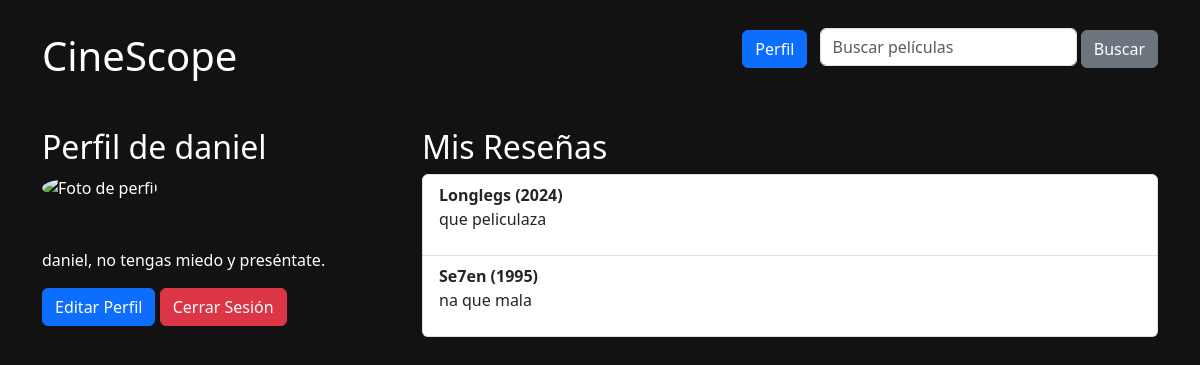
The app's page /register/profile/ (signed in), older data.
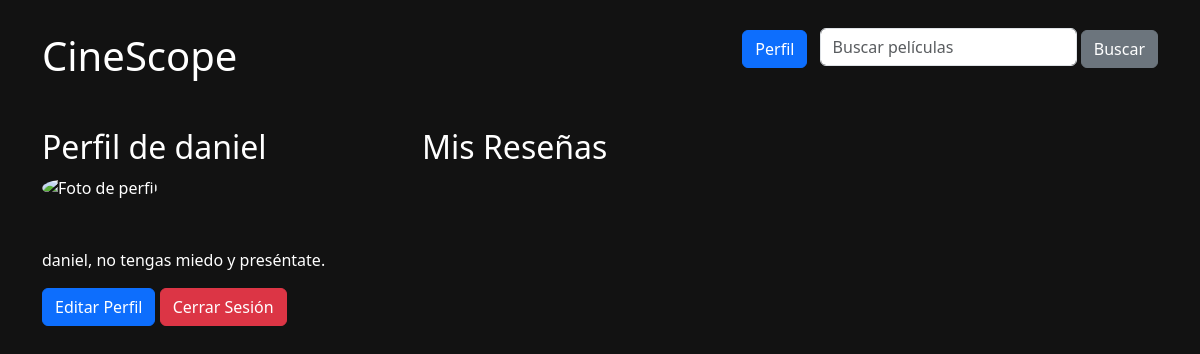
The same page, newer data.
### movies/models.py (models this page shows, shortened)
class Review(models.Model):
    user = models.ForeignKey(User, on_delete=models.CASCADE)
    movie = models.ForeignKey(Movie, on_delete=models.CASCADE)
    comment = models.TextField()
    created_at = models.DateTimeField(auto_now_add=True)

class Movie(models.Model):
    title = models.CharField(max_length=200)
    description = models.TextField()
    release_year = models.IntegerField()

### movies/views.py (the view)
# urls.py: path('profile/', views.profile_view, name='profile_view'),  # Perfil del usuario
@login_required
def profile_view(request):
    profile = request.user.profile
    if profile.profile_picture and profile.profile_picture.exists():
        profile_picture_url = profile.profile_picture.url
    else:
        profile_picture_url = "https://pfpmaker.com/images/landing/headshots/features-dual-gradient.svg"
    context = {
        'profile': profile,
        'profile_picture_url': profile_picture_url,
    }
    return render(request, 'profile_view.html', context)

### movies/templates/profile_view.html (shortened to what this page needs)
{% extends 'base.html' %}
{% block content %}
<div class="row">
    <div class="col-md-4">
        <h2>Perfil de {{ profile.user.username }}</h2>
        <img src="{% if profile.profile_picture %}{{ profile.profile_picture.url }}{% else %}https://pfpmaker.com/images/landing/headshots/features-dual-gradient.svg{% endif %}"
             alt="Foto de perfil"
             class="img-fluid rounded-circle"
             width="300">
        <p class="{% if not profile.bio %}mt-5{% endif %}">
            {% if profile.bio %}
                {{ profile.bio }}
            {% else %}
                {{ profile.user.username }}, no tengas miedo y preséntate.
            {% endif %}
        </p>
        <a href="{% url 'profile_edit' %}" class="btn btn-primary">Editar Perfil</a>
        <a href="{% url 'logout' %}" class="btn btn-danger">Cerrar Sesión</a>
    </div>
    <div class="col-md-8">
        <h2>Mis Reseñas</h2>
        <ul class="list-group">
            {% for review in profile.user.review_set.all %}
                <li class="list-group-item">
                    <strong>{{ review.movie.title }} ({{ review.movie.release_year }})</strong>
                    <p>{{ review.comment }}</p>
                </li>
            {% endfor %}
        </ul>
    </div>
</div>
{% endblock %}

Row changes from the older to the newer data that the page shows:
removed Review: movie "Longlegs", movie.release_year "2024", comment "que peliculaza"
removed Review: movie "Se7en", movie.release_year "1995", comment "na que mala"
